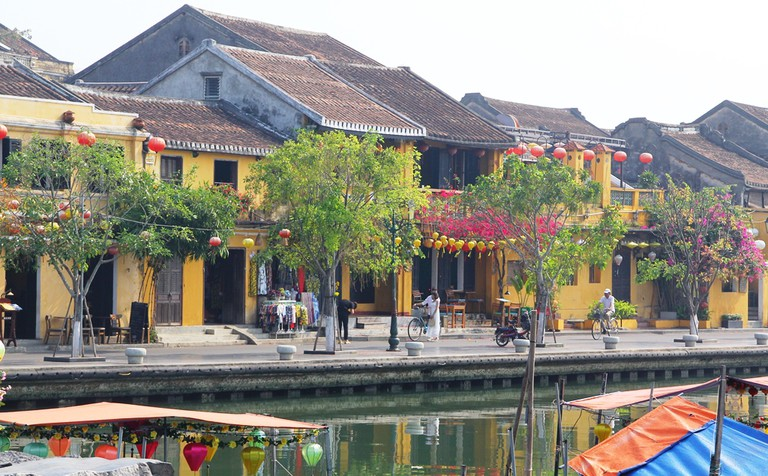
#> input picture Open_CV/assets/hoian.jpg, 768 x 476 px
$ python tutorial2.py
#> lines starting #> are read from the running program, lines starting #| are printed output that depends on the picture; after the words box and inside, x2 and y2 are one past the last pixel; in counts of white or black regions, pixels touching at a corner belong together
import cv2
import random as random

img = cv2.imread("./assets/hoian.jpg", -1)
#> img is the input picture: shape (476, 768, 3); mean B, G, R 132, 141.2, 143.7
# Standard RGB
# OpenCv BGR
# 0: black
# 255: white
'''
image 2x2
[
[[0, 0, 0], [255, 255, 255]]
[[0, 0, 0], [255, 255, 255]]
]

[0, 0, 0] : BRG is a pixel
'''
#print(img)
'''
[[[255 251 246]
  [255 251 246]
  [255 251 246]
  ...
  [255 255 255]
  [255 255 255]
  [255 255 255]]

 [[255 251 246]
  [255 251 246]
  [255 251 246]
  ...
  [255 255 255]
  [255 255 255]
  [255 255 255]]

 ...

 [[218 212 207]
  [229 223 218]
  [234 225 221]
  ...
  [238 187 114]
  [242 193 119]
  [248 199 123]]]
'''
print(type(img)) # <class 'numpy.ndarray'>
#| <class 'numpy.ndarray'>
print(img.shape) # (476, 768, 3)
#| (476, 768, 3)
print(img[90][0]) # [117 107 119] is one pixel at row 90, column 0
#| [117 107 119]

###############################################
'''
Add random pixel or add noise into the image
'''
for i in range(100):
    for j in range(img.shape[1]): # for row in rows
        # (rows, columns, channels)
        img[i][j] = [random.randint(0, 255), random.randint(0, 255),random.randint(0, 255)]
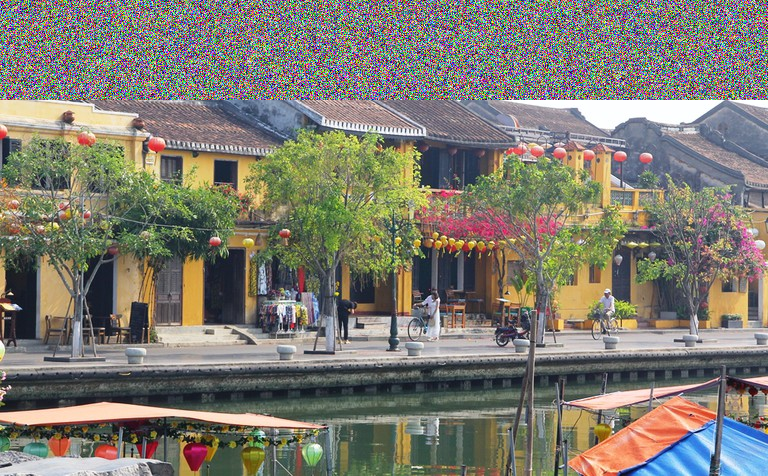
#> img: shape (476, 768, 3); mean B, G, R 112.7, 123.1, 125.9

cv2.imshow("Hoi An",img)
cv2.waitKey(0)
cv2.destroyAllWindows()

#####################################33 Replace the image
tag = img[300:400, 300:600]
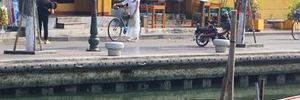
#> tag: shape (100, 300, 3); mean B, G, R 111.2, 113.5, 115.6
img[50:150, 200:500] = tag # NOTE: SHOULD BE the same shape :)) Khó vl
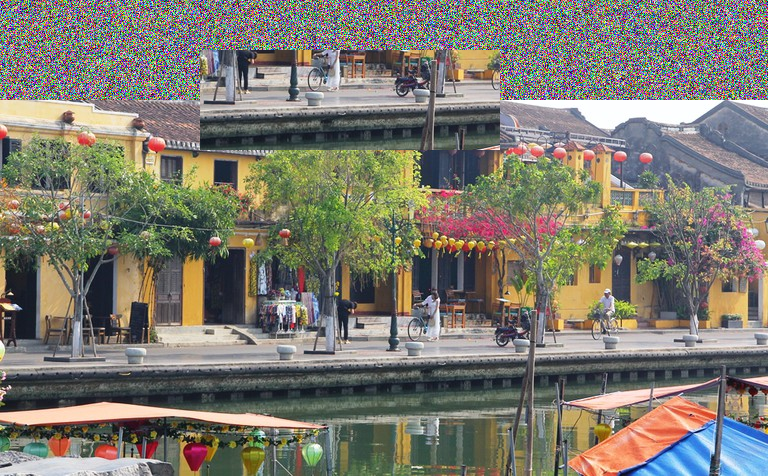
#> img: shape (476, 768, 3); 8.21% of pixels changed, all inside (x1, y1, x2, y2) = (200, 50, 500, 150)

cv2.imshow("Hoi An",img)
cv2.waitKey(0)
cv2.destroyAllWindows()
